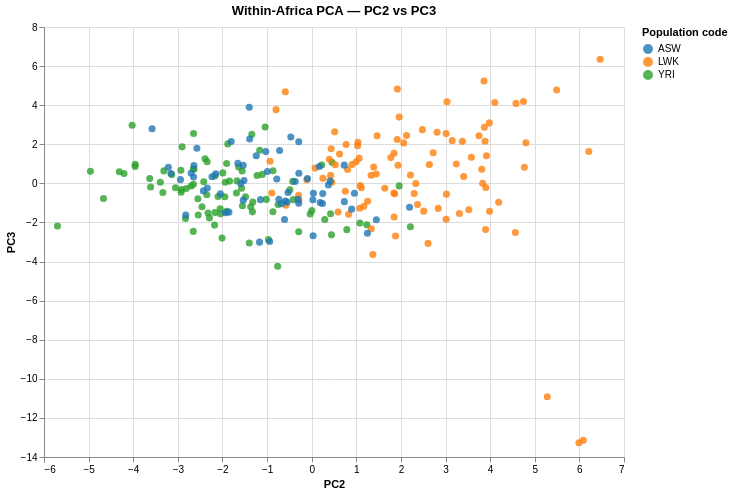

The cell this chart's notebook holds for it:
### Code cell
# Creating PC2 v PC3 chart

chart_afr_pc2v3 = alt.Chart(df_afr).mark_circle(size=50, opacity=0.8).encode(
    x='PC2:Q', y='PC3:Q',
    color=alt.Color('Population code:N',
        scale=alt.Scale(scheme='category10')),
    tooltip=['Sample:N', 'Population name:N']
).properties(
    title='Within-Africa PCA — PC2 vs PC3',
    width=580, height=430).interactive()

chart_afr_pc2v3.save('/Users/tim/bioinformatics-portfolio/01b-genes-and-geography/results/figures/pca_africa_pc2v3.html')
chart_afr_pc2v3

### Figure 1 — Vega-Lite specification as saved in the notebook (floating-point values rounded to 4 significant figures; data arrays with more than 128 entries replaced by an {"elided": "..."} marker saying what was removed)
{"config": {"view": {"continuousWidth": 300, "continuousHeight": 300}}, "data": {"name": "data-0220aa826a286d80140ac7a3115e1afd"}, "mark": {"type": "circle", "opacity": 0.8, "size": 50}, "encoding": {"color": {"field": "Population code", "scale": {"scheme": "category10"}, "type": "nominal"}, "tooltip": [{"field": "Sample", "type": "nominal"}, {"field": "Population name", "type": "nominal"}], "x": {"field": "PC2", "type": "quantitative"}, "y": {"field": "PC3", "type": "quantitative"}}, "height": 430, "params": [{"name": "param_1e9efca18e7a2868", "select": {"type": "interval", "encodings": ["x", "y"]}, "bind": "scales"}], "title": "Within-Africa PCA — PC2 vs PC3", "width": 580, "$schema": "https://vega.github.io/schema/vega-lite/v6.4.1.json", "datasets": {"data-0220aa826a286d80140ac7a3115e1afd": {"elided": "246 records"}}}
